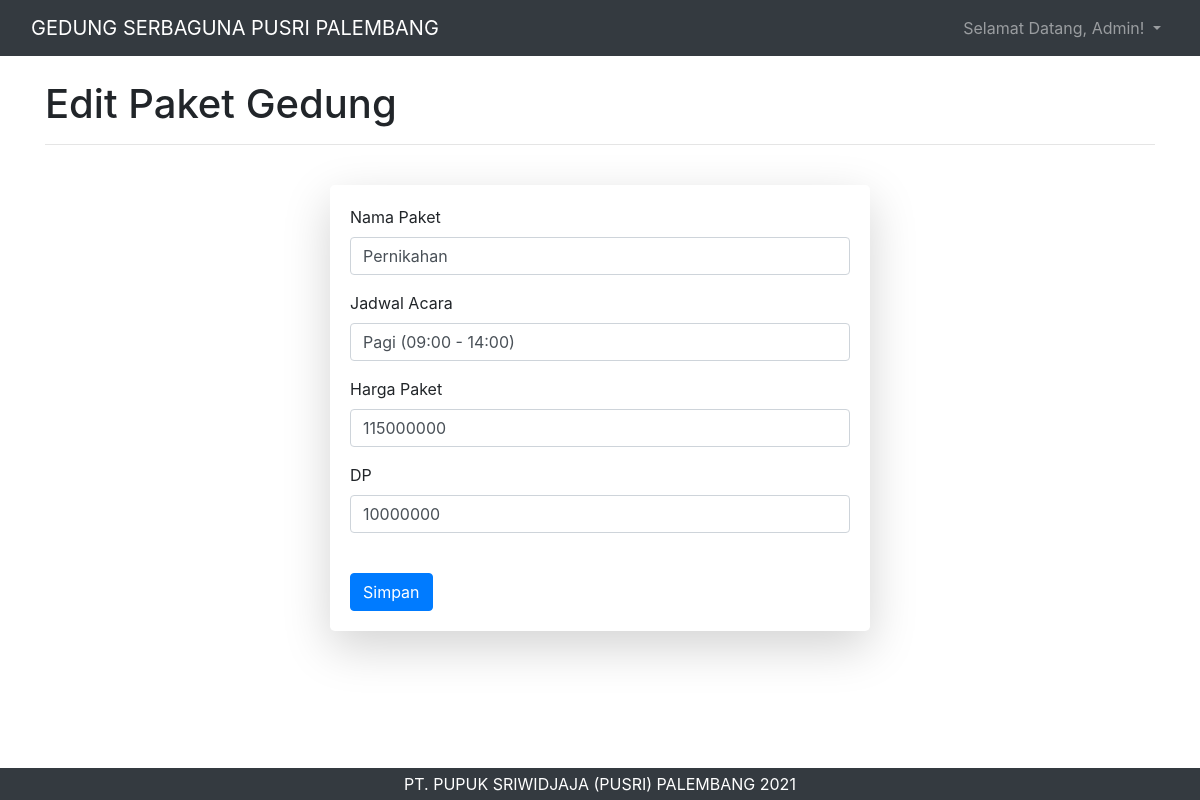
/admin/dataPaket/updateData/9, run on the app's committed database.
### tables this page shows
CREATE TABLE `dtpaket` (
  `idpaket` int(11) NOT NULL,
  `namapaket` varchar(25) NOT NULL,
  `jadwal` varchar(25) NOT NULL,
  `harga` varchar(25) NOT NULL,
  `dp` varchar(25) NOT NULL
);

### application/controllers/admin/DataPaket.php (called while the page is built, shortened)
<?php
class DataPaket extends CI_Controller
{
    public function updatedata($id)
    {
        $data['paket'] = $this->gedungModel->get_data('dtpaket')->result();
        $data['paket'] = $this->db->query("SELECT * FROM dtpaket WHERE idpaket ='$id'")->result();
        $this->load->view('templates_admin/header2');
        $this->load->view('admin/updatePaket', $data);
        $this->load->view('templates_admin/footer2');
    }
}

### index.php (called while the page is built, shortened)
<?php
require_once BASEPATH.'core/CodeIgniter.php';

### application/views/admin/updatePaket.php (the view, shortened to what this page needs)
<body>
    <nav class="navbar fixed-top navbar-expand-lg navbar-dark bg-dark fixed-top">
        <div class="container-fluid">
            <a class="navbar-brand">GEDUNG SERBAGUNA PUSRI PALEMBANG</a>
            <div class="collapse navbar-collapse" id="navbarResponsive">
                <ul class="navbar-nav ml-auto">
                    <li class="nav-item dropdown">
                        <a class="nav-link dropdown-toggle" href="#" id="navbarDropdownPages" data-toggle="dropdown" aria-haspopup="true" aria-expanded="false">
                            Selamat Datang, Admin!
                        </a>
                    </li>
                </ul>
            </div>
        </div>
    </nav>
    <div class="container">
        <h1 class="mt-4 mb-3">Edit Paket Gedung</h1>
        <hr>
        <div class="row justify-content-center">
            <div class="col-md-6 py-4">
                <div class="card shadow-lg border-0 rounded-lg">
                    <div class="card-body">
                        <?php foreach ($paket as $p) : ?>
                            <form method="POST" action="<?php echo base_url('admin/dataPaket/updatedataAksi') ?>">
                                <div class="form-row">
                                    <div class="col">
                                        <div class="form-group">
                                            <label>Nama Paket</label>
                                            <input type="text" name="namapaket" class="form-control" value="<?php echo $p->namapaket ?>">
                                        </div>
                                        <div class="form-group">
                                            <label>Jadwal Acara</label>
                                            <input type="text" name="jadwal" class="form-control" value="<?php echo $p->jadwal ?>">
                                        </div>
                                        <div class="form-group">
                                            <label>Harga Paket</label>
                                            <input type="text" name="harga" class="form-control" value="<?php echo $p->harga ?>">
                                        </div>
                                        <div class="form-group">
                                            <label>DP</label>
                                            <input type="text" name="dp" class="form-control" value="<?php echo $p->dp ?>">
                                        </div>
                                    </div>
                                </div>
                                <button type="submit" class="btn btn-primary mt-4">Simpan</button>
                            </form>
                        <?php endforeach; ?>
                    </div>
                </div>
            </div>
        </div>
    </div>

### assets/assets_bisnis/css/modern-business.css (style rules this page uses)
body { padding-top: 56px; }

### data on the page
dtpaket: namapaket "Pernikahan", jadwal "Pagi (09:00 - 14:00)", harga "115000000", dp "10000000"
